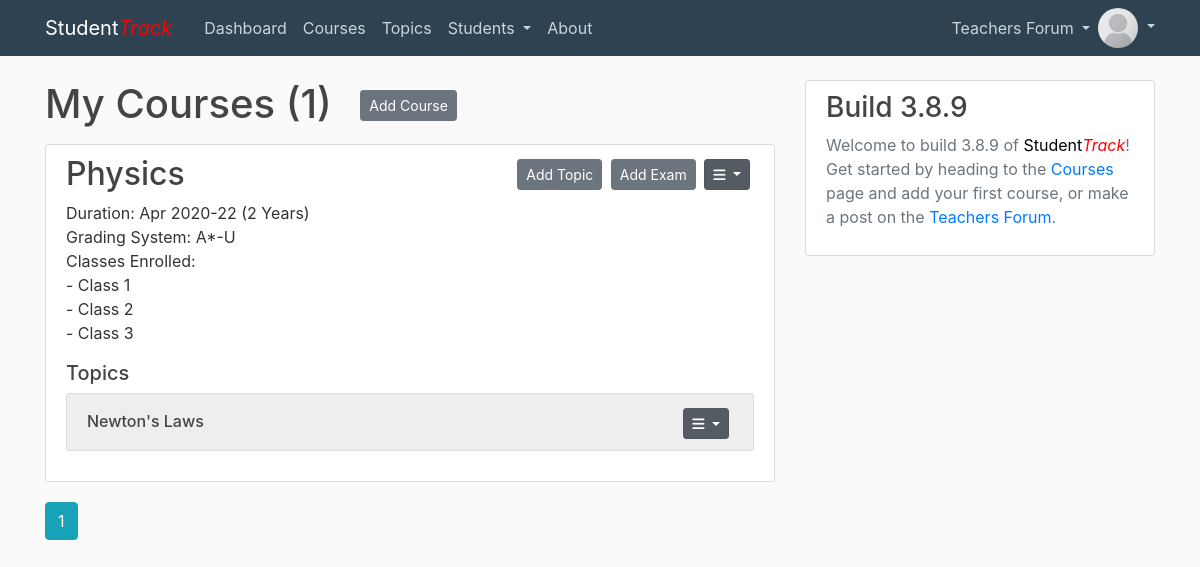
The app's page /courses (signed in), older data.
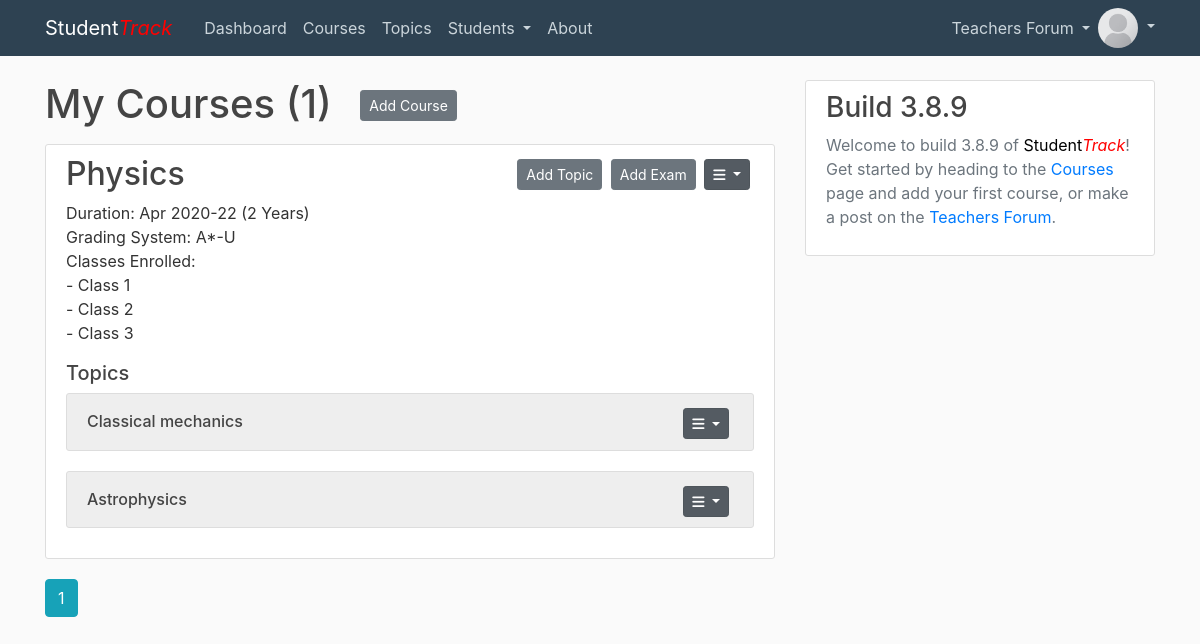
The same page, newer data.
### projectCode/models.py (models this page shows, shortened)
class User(db.Model, UserMixin):
    id = db.Column(db.Integer, primary_key=True)
    username = db.Column(db.String(20), unique=True, nullable=False)
    email = db.Column(db.String(120), unique=True, nullable=False)
    image_file = db.Column(db.String(20), nullable=False, default='def.png')
    password = db.Column(db.String(60), nullable=False)
    posts = db.relationship('Post', backref='author', lazy=True)
    courses = db.relationship('Course', backref='teacher', lazy=True)
    comments = db.relationship('Comment', backref='commenter', lazy=True)

class Course(db.Model):
    id = db.Column(db.Integer, primary_key=True)
    name = db.Column(db.String(100), nullable=False)
    start_date = db.Column(db.DateTime, default=datetime.utcnow)
    year_num = db.Column(db.Integer, nullable=False)
    grading_system = db.Column(db.String(10), nullable=False)
    user_id = db.Column(db.Integer, db.ForeignKey('user.id'), nullable=False)
    classes = db.relationship('Class', backref='course', lazy=True)
    topics = db.relationship('Topic', backref='course', lazy=True)
    exams = db.relationship('Exam', backref='course', lazy=True)

class Class(db.Model):
    id = db.Column(db.Integer, primary_key=True)
    class_name = db.Column(db.String(100), nullable=False)
    class_starting_date = db.Column(db.DateTime, nullable=False)
    course_id = db.Column(db.Integer, db.ForeignKey('course.id'), nullable=False)
    students = db.relationship('Student', secondary=ClassRegister, backref=db.backref('classes'))

class Topic(db.Model):
    id = db.Column(db.Integer, primary_key=True)
    name = db.Column(db.String(100), nullable=False)
    course_id = db.Column(db.Integer, db.ForeignKey('course.id'), nullable=False)
    start_date = db.Column(db.DateTime, default=datetime.utcnow)
    end_date = db.Column(db.DateTime)
    homeworks = db.relationship('Homework', backref='topic', lazy=True)
    tests = db.relationship('Test', backref='topic', lazy=True)

### projectCode/routes.py (the view)
@app.route("/courses")
@login_required
def courses():
    page = request.args.get('page', 1, type=int)
    courses = Course.query.filter_by(teacher=current_user)
    courses = courses.paginate(page=page, per_page=5)
    return render_template('all_courses.html', title="My Courses", courses=courses, user=current_user)

### projectCode/models.py (called while the page is built)
@login_manager.user_loader
def load_user(user_id):
    return User.query.get(int(user_id))

### projectCode/templates/all_courses.html (shortened to what this page needs)
{% extends "layout_content.html" %}
{% block content %}
    <h1 class="mb-3" style="display: inline-block;">My Courses ({{ courses.total }})</h1>
    <a class="btn btn-secondary btn-sm ml-4 mb-3" style="display: inline-block;" href="{{ url_for('new_course') }}">Add Course</a>
    {% for course in courses.items %}
        <article class="media content-section">
          <div class="media-body">
            <div style="display: inline-block">
              <h2><a class="article-title" href="{{ url_for('courses', course_id=course.id) }}">{{ course.name }}</a></h2>
            </div>
            <div style="display: inline-block; float:right;">
              <a class="btn btn-secondary btn-sm mt-1 mb-1" href="{{ url_for('new_topic', course_id=course.id, next='courses') }}">Add Topic</a>
              <a class="btn btn-secondary btn-sm mt-1 ml-1 mb-1" href="{{ url_for('new_exam', course_id=course.id, next='courses') }}">Add Exam</a>
              <div style="display: inline-block;" class="dropdown show ml-1">
                <a class="btn btn-secondary btn-sm mt-1 mb-1 mr-1 dropdown-toggle" href="#" role="button" id="dropdownMenuLink" data-toggle="dropdown" aria-haspopup="true" aria-expanded="false">
                  <i class='fas fa-bars'></i>
                </a>
              </div>
            </div>
            <div class="mb-3">
              <p class="m-0">Duration: {{ course.start_date.strftime('%b %Y') }}-{{ course.start_date.replace(year=course.start_date.year + course.year_num).strftime('%y') }} ({{ course.year_num }} Years)</p>
              <p class="m-0">Grading System: {{ course.grading_system[1:] }}</p>
              {% if course.classes|length > 0 %}
              <p>Classes Enrolled:
              {% for xclass in course.classes %}
              <br>- {{ xclass.class_name }}
              {% endfor %}
              </p>
              {% else %}
              <p>Classes Enrolled: None</p>
              {% endif %}
            </div>
            {% if course.topics %}
              <h5>Topics</h5>
              {% for topic in course.topics %}
                <article class="content-section" style="background:#eeeeee;">
                    <div style="display: inline-block;">
                    <a href="{{ url_for('topic', topic_id=topic.id) }}"><h6 class="mt-2">{{ topic.name }}</h6></a>
                    </div>
                    <div style="display: inline-block;" class="float-right">
                      <div style="display: inline-block;" class="dropdown show">
                        <a class="btn btn-secondary btn-sm mt-1 mb-1 mr-1 dropdown-toggle" href="#" role="button" id="dropdownMenuLink" data-toggle="dropdown" aria-haspopup="true" aria-expanded="false">
                          <i class='fas fa-bars'></i>
                        </a>
                      </div>
                    </div>
                </article>
              {% endfor %}
            {% endif %}
          </div>
        </article>
    {% endfor %}
    {% for page_num in courses.iter_pages(left_edge=1, right_edge=1, left_current=1, right_current=2) %}
      {% if page_num %}
        {% if courses.page == page_num %}
          <a class="btn btn-info mb-4" href="{{ url_for('courses', page=page_num) }}">{{ page_num }}</a>
        {% else %}
          <a class="btn btn-outline-info mb-4" href="{{ url_for('courses', page=page_num) }}">{{ page_num }}</a>
        {% endif %}
      {% else %}
        ...
      {% endif %}
    {% endfor %}
{% endblock content %}

### projectCode/templates/layout_site_main.html (shortened to what this page needs)
<!DOCTYPE html>
<html>
<head>
    <link rel="stylesheet" href="https://maxcdn.bootstrapcdn.com/bootstrap/4.0.0/css/bootstrap.min.css">
    <link rel="stylesheet" type="text/css" href="{{ url_for('static', filename='css/main.css') }}">
</head>
<body>
    <header class="site-header">
      <nav class="navbar navbar-expand-md navbar-dark bg-steel fixed-top">
        <div class="container">
          <a class="navbar-brand mr-4" href="/">Student<font color="red"><em>Track</em></font></a>
          <div class="collapse navbar-collapse" id="navbarToggle">
            <div class="navbar-nav mr-auto">
              {% if current_user.is_authenticated %}
              <a class="nav-item nav-link" href="{{ url_for('dash') }}">Dashboard</a>
              <a class="nav-item nav-link" href="{{ url_for('courses') }}">Courses</a>
              <a class="nav-item nav-link" href="{{ url_for('topics') }}">Topics</a>
              <li class="nav-item dropdown">
                <a class="nav-link dropdown-toggle" href="#" id="navbarDropdown1" role="button" data-toggle="dropdown" aria-haspopup="true" aria-expanded="false">
                  Students
                </a>
              </li>
              {% else %}
              <a class="nav-item nav-link" href="{{ url_for('home') }}">Forum</a>
              {% endif %}
              <a class="nav-item nav-link" href="{{ url_for('about') }}">About</a>
            </div>
            <div class="navbar-nav">
              {% if current_user.is_authenticated %}
              <li class="nav-item dropdown">
                <a class="nav-link dropdown-toggle" href="#" id="navbarDropdown1" role="button" data-toggle="dropdown" aria-haspopup="true" aria-expanded="false">
                  Teachers Forum
                </a>
              </li>
              <li class="nav-item dropdown">
                <a class="nav-link dropdown-toggle p-0" href="#" id="navbarDropdown1" role="button" data-toggle="dropdown" aria-haspopup="true" aria-expanded="false">
                  <img class="rounded-circle nav-img dropdown-toggle" src="{{ url_for('static', filename='profile_pics/' + current_user.image_file) }}">
                </a>
              </li>
              {% else %}
              <a class="nav-item nav-link" href="{{ url_for('login') }}">Login</a>
              <a class="nav-item nav-link" href="{{ url_for('register') }}">Register</a>
              {% endif %}
            </div>
          </div>
        </div>
      </nav>
    </header>
    {% block sublayout %}{% endblock %}
</body>
</html>

Row changes from the older to the newer data that the page shows:
changed User: image_file: a different picture
changed Topic: name "Newton's Laws" → "Classical mechanics"
added Topic: name "Astrophysics"
